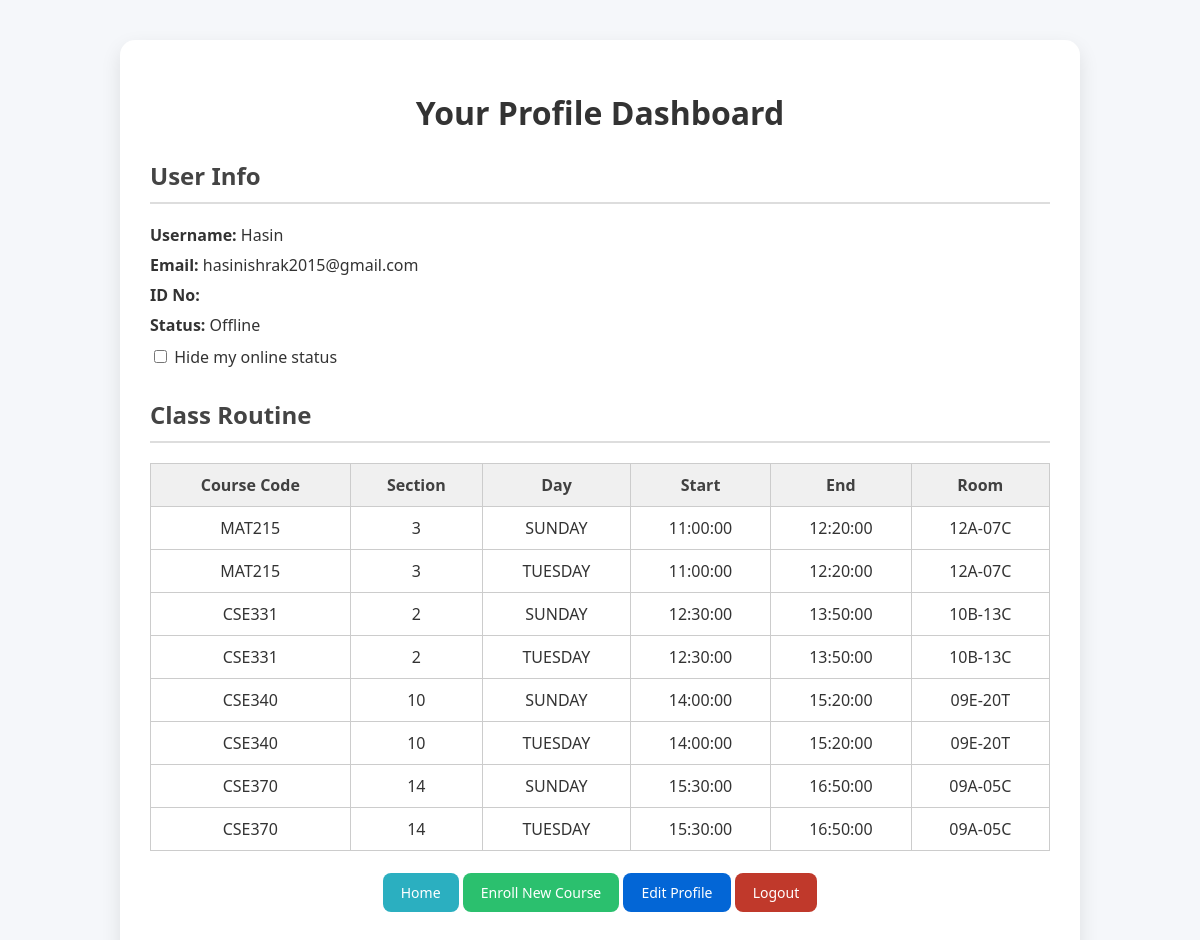
/Profile_dashboard/profile.php (signed in), run on an earlier commit of the app's database.
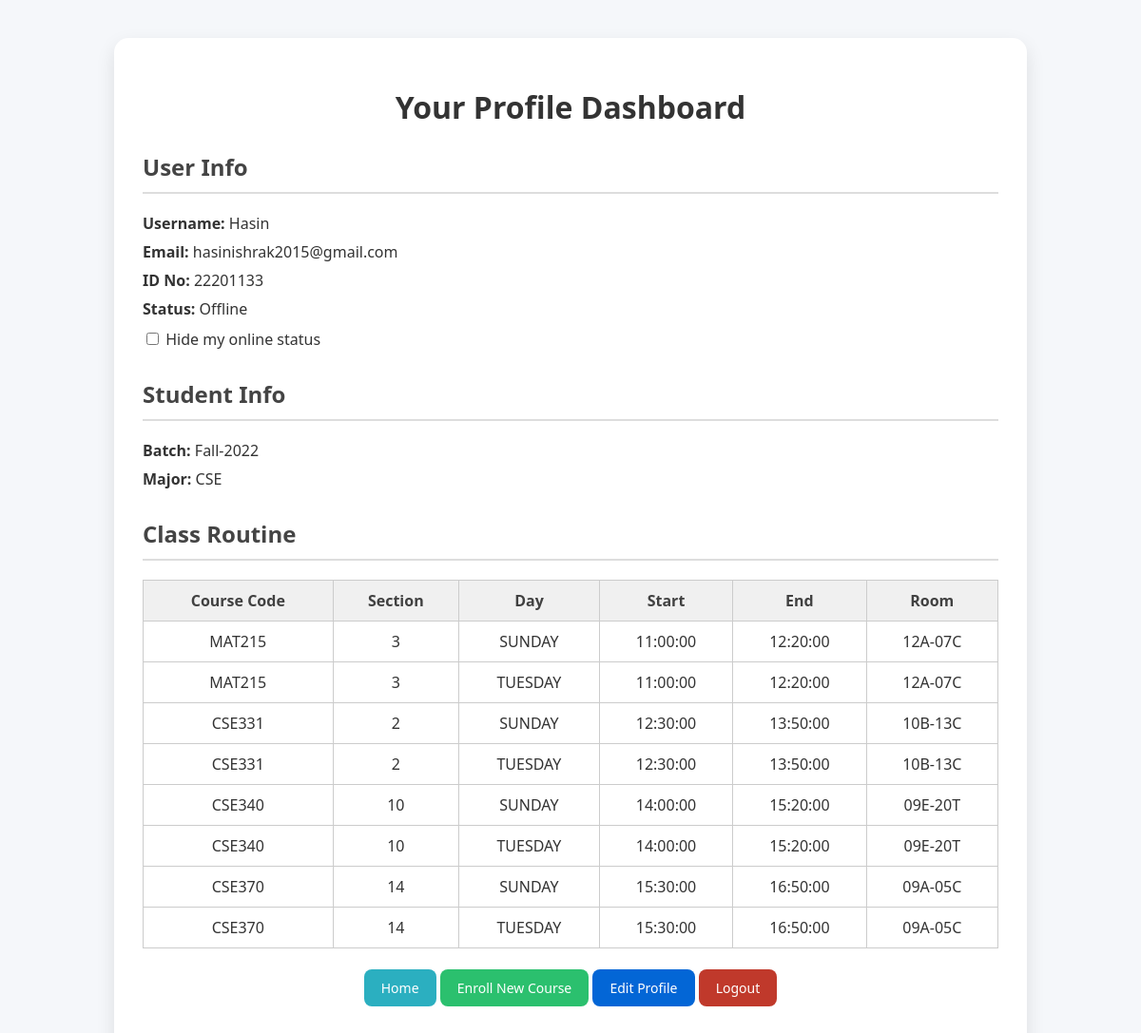
And on a later commit of the database.
### tables this page shows
CREATE TABLE `user` (
  `user_id` int(11) NOT NULL AUTO_INCREMENT,
  `username` varchar(50) NOT NULL,
  `email` varchar(100) NOT NULL,
  `password` varchar(255) NOT NULL,
  `status` varchar(50) NOT NULL DEFAULT 'Offline',
  `id_no` int(11) DEFAULT NULL,
  PRIMARY KEY (`user_id`),
  UNIQUE KEY `email` (`email`),
  UNIQUE KEY `id_no` (`id_no`)
);

CREATE TABLE `class_schedule` (
  `schedule_id` int(11) NOT NULL AUTO_INCREMENT,
  `section_id` int(11) NOT NULL,
  `day` enum('SATURDAY','SUNDAY','MONDAY','TUESDAY','WEDNESDAY','THURSDAY','FRIDAY') NOT NULL,
  `start_time` time NOT NULL,
  `end_time` time NOT NULL,
  `room` varchar(20) NOT NULL,
  PRIMARY KEY (`schedule_id`),
  UNIQUE KEY `unique_schedule` (`section_id`,`day`,`start_time`,`end_time`,`room`),
  CONSTRAINT `class_schedule_ibfk_1` FOREIGN KEY (`section_id`) REFERENCES `sections` (`section_id`) ON DELETE CASCADE
);

CREATE TABLE `sections` (
  `section_id` int(11) NOT NULL AUTO_INCREMENT,
  `course_code` varchar(10) NOT NULL,
  `faculty` varchar(50) NOT NULL,
  `section` int(11) NOT NULL,
  PRIMARY KEY (`section_id`)
);

CREATE TABLE `student` (
  `user_id` int(11) NOT NULL AUTO_INCREMENT,
  `batch` varchar(20) NOT NULL,
  `major` varchar(50) NOT NULL,
  PRIMARY KEY (`user_id`),
  CONSTRAINT `student user` FOREIGN KEY (`user_id`) REFERENCES `user` (`user_id`)
);

### Profile_dashboard/profile.php (the view, shortened to what this page needs)
<?php
require_once '../connect.php';
$user_id = $_SESSION['user_id'];
$user_sql = "SELECT * FROM user WHERE user_id = $user_id";
$user_result = mysqli_query($conn, $user_sql);
$user = mysqli_fetch_assoc($user_result);
$student_sql = "SELECT * FROM student WHERE user_id = $user_id";
$student_result = mysqli_query($conn, $student_sql);
$student = mysqli_fetch_assoc($student_result);
$routine_sql = "
SELECT s.course_code, s.section, cs.day, cs.start_time, cs.end_time, cs.room
FROM enrollments e
JOIN sections s ON e.section_id = s.section_id
JOIN class_schedule cs ON s.section_id = cs.section_id
WHERE e.user_id = $user_id
ORDER BY FIELD(cs.day, 'Sun','Mon','Tue','Wed','Thu','Fri','Sat'), cs.start_time
";
$routine_result = mysqli_query($conn, $routine_sql);
if ($_SERVER['REQUEST_METHOD'] == 'POST' && isset($_POST['hide_status'])) {
    $new_status = $_POST['hide_status'] === 'on' ? 'Hidden' : 'Online';
    $update_status_sql = "UPDATE user SET status = '$new_status' WHERE user_id = $user_id";
    mysqli_query($conn, $update_status_sql);
    $_SESSION['status'] = $new_status;
    $user['status'] = $new_status;
} else {
    if (isset($_SESSION['status'])) {
        $user['status'] = $_SESSION['status'];
    }
}
?>
<!DOCTYPE html>
<html>
<head>
    <link rel="stylesheet" href="profile.css">
</head>
<body>
<div class="container">
    <h1>Your Profile Dashboard</h1>
    <div class="section">
        <h2>User Info</h2>
        <p><strong>Username:</strong> <?php echo htmlspecialchars($user['username']); ?></p>
        <p><strong>Email:</strong> <?php echo htmlspecialchars($user['email']); ?></p>
        <p><strong>ID No:</strong> <?php echo htmlspecialchars($user['id_no']); ?></p>
        <p><strong>Status:</strong> <?php echo $user['status']; ?></p>
        <form method="POST" class="status-toggle">
            <label>
                <input type="checkbox" name="hide_status" value="on" onchange="this.form.submit()" <?php if ($user['status'] === 'Hidden') echo 'checked'; ?>>
                Hide my online status
            </label>
        </form>
    </div>
    <?php if ($student): ?>
        <div class="section">
            <h2>Student Info</h2>
            <p><strong>Batch:</strong> <?php echo htmlspecialchars($student['batch']); ?></p>
            <p><strong>Major:</strong> <?php echo htmlspecialchars($student['major']); ?></p>
        </div>
    <?php endif; ?>
    <div class="section">
        <h2>Class Routine</h2>
        <?php if (mysqli_num_rows($routine_result) > 0): ?>
            <table class="routine-table">
                <thead>
                    <tr>
                        <th>Course Code</th>
                        <th>Section</th>
                        <th>Day</th>
                        <th>Start</th>
                        <th>End</th>
                        <th>Room</th>
                    </tr>
                </thead>
                <tbody>
                    <?php while ($row = mysqli_fetch_assoc($routine_result)): ?>
                        <tr>
                            <td><?php echo htmlspecialchars($row['course_code']); ?></td>
                            <td><?php echo htmlspecialchars($row['section']); ?></td>
                            <td><?php echo htmlspecialchars($row['day']); ?></td>
                            <td><?php echo htmlspecialchars($row['start_time']); ?></td>
                            <td><?php echo htmlspecialchars($row['end_time']); ?></td>
                            <td><?php echo htmlspecialchars($row['room']); ?></td>
                        </tr>
                    <?php endwhile; ?>
                </tbody>
            </table>
        <?php else: ?>
            <p>No class routines found.</p>
        <?php endif; ?>
    </div>
    <div class="section" style="text-align: center;">
        <a class="btn" href="../index.php" style="background-color:rgb(43, 175, 192);">Home</a>
        <a class="btn" href="../select_courses.php" style="background-color:rgb(43, 192, 110);">Enroll New Course</a>
        <a class="btn" href="edit_profile.php">Edit Profile</a>
        <a class="btn" href="../logout.php" style="background-color: #c0392b;">Logout</a>
    </div>
</div>
</body>
</html>

### Profile_dashboard/profile.css (style rules this page uses)
body { font-family: 'Segoe UI', sans-serif; background: #f4f6f9; margin: 0; padding: 0; color: #333; }
h1 { text-align: center; color: #2c3e50; }
table { width: 100%; border-collapse: collapse; margin-top: 10px; }
th, td { border: 1px solid #ccc; padding: 8px; text-align: center; }
th { background: #3498db; color: #414141; }
body { font-family: 'Segoe UI', sans-serif; background: #f5f7fa; margin: 0; padding: 0; }
.container { width: 85%; max-width: 900px; margin: 40px auto; background: #fff; border-radius: 15px; box-shadow: 0 8px 20px rgba(0,0,0,0.1); padding: 30px; }
h1 { text-align: center; color: #333; margin-bottom: 25px; }
.section { margin-bottom: 30px; }
.section h2 { border-bottom: 2px solid #ddd; padding-bottom: 10px; color: #444; }
.section p { margin: 8px 0; font-size: 16px; }
.routine-table { width: 100%; border-collapse: collapse; }
.routine-table th, .routine-table td { border: 1px solid #ccc; padding: 10px; text-align: center; }
.routine-table th { background-color: #f0f0f0; }
.status-toggle { margin-top: 10px; }
.btn { background-color: #0366d6; color: white; border: none; padding: 10px 18px; border-radius: 8px; text-decoration: none; font-size: 14px; cursor: pointer; }

What changed in the data, as far as the page shows it:
changed user "Hasin": id_no (not shown) → "22201133"
added student: batch "Fall-2022", major "CSE"
Also different on the page:
text now shown: "Student Info Batch: Major:"
